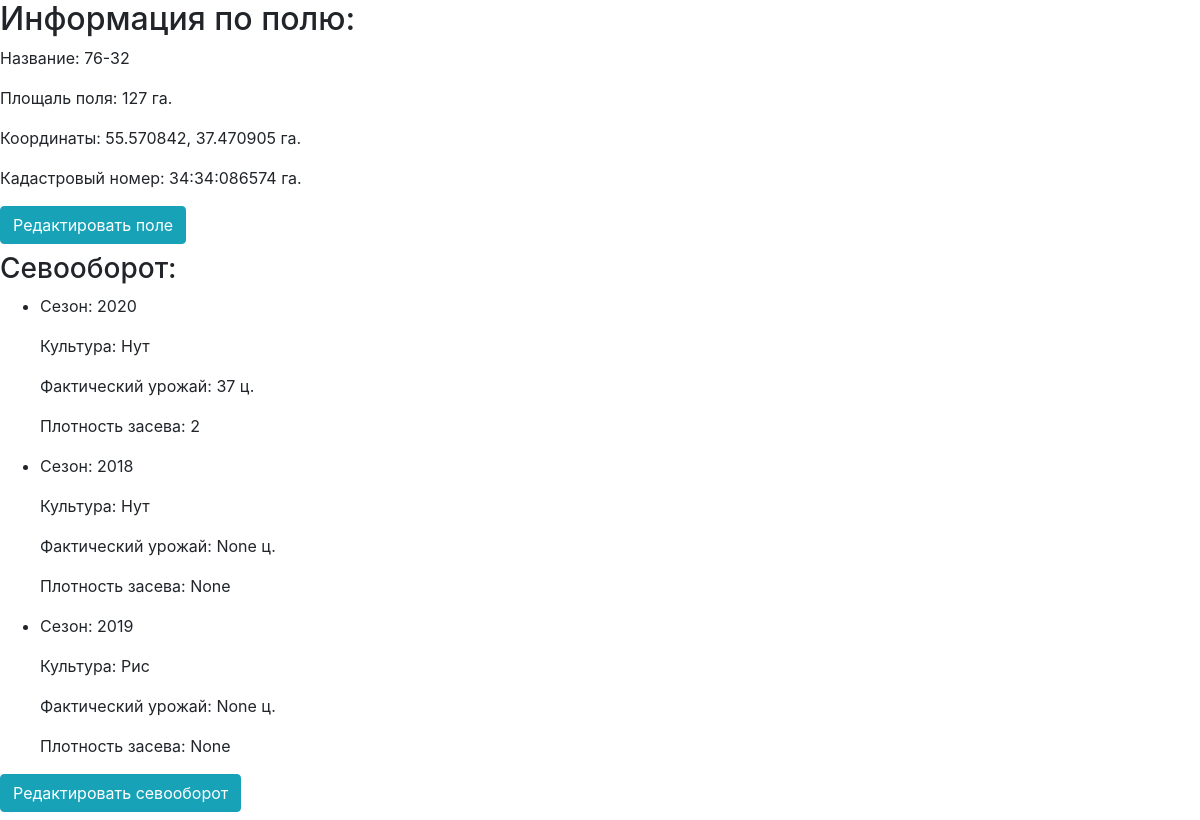
Page /fields/76-32/ on the committed database.
### fields/models.py (models this page shows, shortened)
class Field(models.Model):
    user = models.ForeignKey(User, on_delete=models.CASCADE, related_name='user_fields')
    name = models.CharField("Название поля", max_length=64, unique=True)
    slug = models.SlugField(max_length=128, unique=True)
    square = models.PositiveIntegerField('Площадь поля')
    coordinate = models.CharField('Координаты поля', max_length=128)
    cadastral_number = models.CharField('Кадастровый номер', max_length=64)
    class Meta:
        verbose_name = 'Поле'
        verbose_name_plural = 'Поля'

class Crop(models.Model):
    season = models.ForeignKey(Season, related_name='crops', on_delete=models.CASCADE)
    field = models.ForeignKey(Field,  related_name='crops', on_delete=models.CASCADE)
    culture = models.ForeignKey(Culture, related_name='crops', on_delete=models.CASCADE)
    planned_harvest = models.IntegerField('Планируемый урожай', blank=True, null=True)
    actual_harvest = models.IntegerField('Фактический урожай', blank=True, null=True)
    sowing_date = models.DateField('Дата сева', blank=True, null=True)
    harvest_date = models.DateField('Дата сбора', blank=True, null=True)
    density = models.CharField('Плотность засева', max_length=32, blank=True, null=True)
    class Meta:
        verbose_name = 'Сев'
        verbose_name_plural = 'Севы'

class Season(models.Model):
    name = models.CharField(max_length=4, unique=True)
    slug = models.SlugField(max_length=128, unique=True)
    def __str__(self):
        return self.name
    class Meta:
        verbose_name = 'Сезон'
        verbose_name_plural = 'Сезоны'

class Culture(models.Model):
    name = models.CharField(max_length=128, unique=True)
    slug = models.SlugField(max_length=128, unique=True)
    def __str__(self):
        return self.name
    class Meta:
        verbose_name = 'Культура'
        verbose_name_plural = 'Культуры'

### fields/views.py (the view)
# urls.py: path('<slug:slug>/', FieldDetail.as_view(), name='field_detail'),
class FieldDetail(DetailView):
    model = Field
    context_object_name = 'field'
    template_name = 'fields/field_detail.html'
    def get_context_data(self, **kwargs):
        context = super().get_context_data(**kwargs)
        context['crops_list'] = self.object.crops.all()  # Добавляем информацию по севам
        return context

### fields/templates/fields/field_detail.html
<link rel="stylesheet" href="https://maxcdn.bootstrapcdn.com/bootstrap/4.0.0/css/bootstrap.min.css">
<h2>Информация по полю: </h2>
<p>Название: {{ field.name }}</p>
<p>Площаль поля: {{ field.square }} га.</p>
<p>Координаты: {{ field.coordinate }} га.</p>
<p>Кадастровый номер: {{ field.cadastral_number }} га.</p>
 <a href="{% url 'fields:edit_field' slug=field.slug %}" class="btn btn-info mb-2">Редактировать поле</a>
<h3>Cевооборот:</h3>
<ul>
{% for crop in crops_list %}
    <li>
        <p>Сезон: {{ crop.season }}</p>
        <p>Культура: {{ crop.culture }}</p>
        <p>Фактический урожай: {{ crop.actual_harvest }} ц.</p>
        <p>Плотность засева: {{ crop.density }}</p>
    </li>
{% endfor %}
</ul>
 <a href="№" class="btn btn-info mb-2">Редактировать севооборот</a>

### rows in the picture
Field: name "76-32", square "127", coordinate "55.570842, 37.470905", cadastral_number "34:34:086574"
Crop: season "2020", culture "Нут", actual_harvest "37", density "2"
Crop: season "2018", culture "Нут", actual_harvest "None", density "None"
Crop: season "2019", culture "Рис", actual_harvest "None", density "None"
